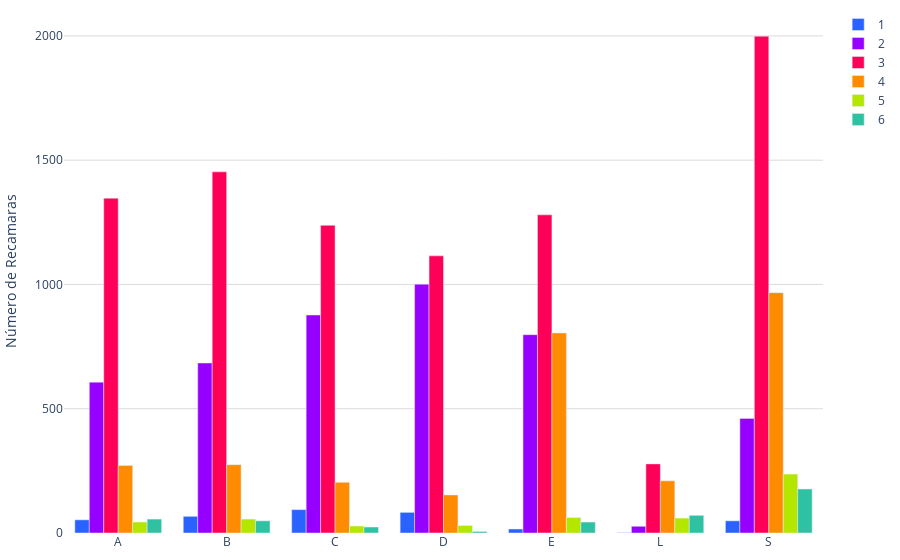

Source (notebook cell):
### Code cell
def sumar_tablas(dataframes_list):
    tabla_suma = None
    
    for df in dataframes_list:
        tabla_actual = df.groupby(['recamaras', 'segmento'],observed=False).size().unstack(fill_value=0)
        
        if tabla_suma is None:
            tabla_suma = tabla_actual
        else:
            tabla_suma = tabla_suma.add(tabla_actual, fill_value=0)
    
    print("Tabla general de frecuencia:")
    print(tabla_suma)
    
    fig = graficar_tabla(tabla_suma)
    
    # Guardar la gráfica como archivo HTML
    guardar_grafico_como_html(fig, 'g_bar_recamaras', carpeta='assets/graficas')
    
    return fig

colores = ['#2962ff', '#9500ff', '#ff0059', '#ff8c00', '#b4e600', '#2EC2A2','#E50CB6','#4225CF','#2CBA4D']

def graficar_tabla(tabla):
    segmentos = tabla.index
    banos = tabla.columns
    
    fig = go.Figure()
    
    for i, segmento in enumerate(segmentos):
        color = colores[i % len(colores)]
        fig.add_trace(go.Bar(
            x=banos,
            y=tabla.loc[segmento],
            name=segmento,
            marker_color=color
        ))
    
    fig.update_layout(
        #title="M2 de Terreno",
        #xaxis_title="Rango de M2",
        yaxis=dict(
            title="Número de Recamaras",
            gridcolor='#dddcda', # Color de las líneas que dividen los rangos del eje Y
            gridwidth=1,
        ),
        
        plot_bgcolor='rgba(0,0,0,0)',  # Color de fondo del gráfico
        margin=dict(l=10, r=10, t=10, b=10), # Ajusta los márgenes (left, right, top, bottom)
    )

    
    fig.show()    
    return fig

def guardar_grafico_como_html(fig, nombre_archivo, carpeta='assets/graficas'):
    # Crear la carpeta si no existe
    if not os.path.exists(carpeta):
        os.makedirs(carpeta)
    
    # Guardar la gráfica como archivo HTML en la carpeta especificada
    pio.write_html(fig, f'{carpeta}/{nombre_archivo}.html')
    # pio.write_html(fig, f'{carpeta}/{nombre_archivo}.png')

# Llamar a la función sumar_tablas con la lista de DataFrames como argumento
fig = sumar_tablas(dataframes_list)

### Figure 1 — Plotly figure (JSON) as saved in the notebook; plotly's stock layout.template omitted (floating-point values rounded to 4 significant figures)
{"data": [{"marker": {"color": "#2962ff"}, "name": "1", "type": "bar", "x": ["A", "B", "C", "D", "E", "L", "S"], "y": [53, 67, 94, 83, 16, 1, 49]}, {"marker": {"color": "#9500ff"}, "name": "2", "type": "bar", "x": ["A", "B", "C", "D", "E", "L", "S"], "y": [607, 684, 877, 1001, 798, 27, 461]}, {"marker": {"color": "#ff0059"}, "name": "3", "type": "bar", "x": ["A", "B", "C", "D", "E", "L", "S"], "y": [1347, 1453, 1238, 1115, 1280, 278, 1999]}, {"marker": {"color": "#ff8c00"}, "name": "4", "type": "bar", "x": ["A", "B", "C", "D", "E", "L", "S"], "y": [272, 275, 204, 153, 805, 210, 967]}, {"marker": {"color": "#b4e600"}, "name": "5", "type": "bar", "x": ["A", "B", "C", "D", "E", "L", "S"], "y": [44, 56, 28, 30, 62, 60, 237]}, {"marker": {"color": "#2EC2A2"}, "name": "6", "type": "bar", "x": ["A", "B", "C", "D", "E", "L", "S"], "y": [56, 49, 24, 6, 44, 71, 177]}], "layout": {"margin": {"b": 10, "l": 10, "r": 10, "t": 10}, "plot_bgcolor": "rgba(0,0,0,0)", "yaxis": {"gridcolor": "#dddcda", "gridwidth": 1, "title": {"text": "Número de Recamaras"}}}}
